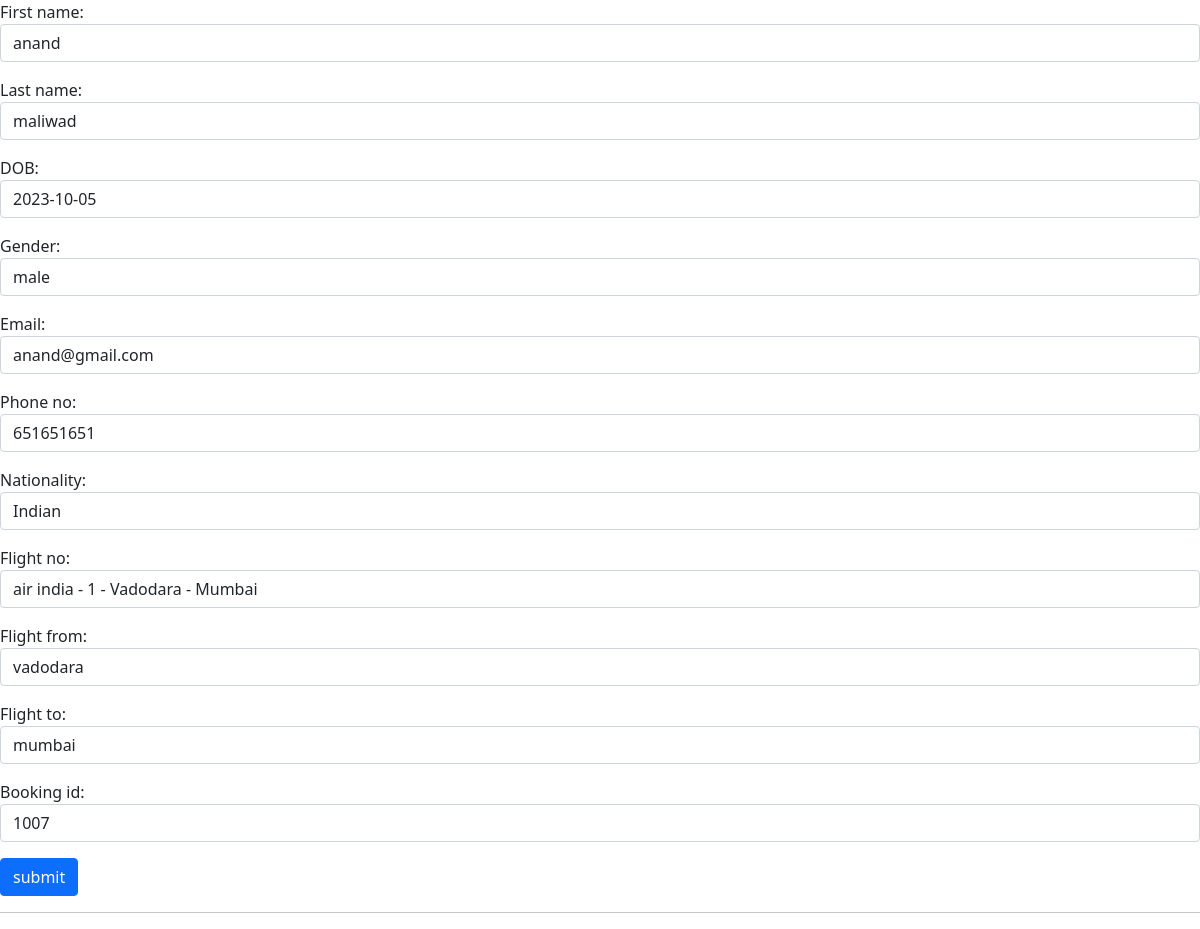
The app's page /update/1/ with its own data.
### Flights/models.py (models this page shows, shortened)
class passengers(models.Model):
    First_name = models.CharField(max_length=50)
    Last_name = models.CharField(max_length=50)
    DOB = models.DateField()
    Gender = models.CharField(max_length=50)
    Email = models.EmailField(max_length=254, unique=True)
    Phone_no = models.BigIntegerField()
    Nationality = models.CharField(max_length=30)
    Flight_no = models.ForeignKey(Flights, on_delete=models.CASCADE)
    Flight_from = models.CharField(max_length=50)
    Flight_to = models.CharField(max_length=50)
    booking_id = models.CharField(max_length=20)
    is_active = models.BooleanField(default=True)
    created_on = models.DateTimeField(auto_now=True)
    updated_on = models.DateTimeField(auto_now_add=True)

class Flights(models.Model):
    Flight_no = models.CharField(max_length=20, primary_key=True, unique=True)
    Airline_name = models.CharField(max_length=50)
    no_of_seats = models.IntegerField()
    Base = models.CharField(max_length=50)
    Base_code = models.CharField(max_length=50)
    Destination = models.CharField(max_length=50)
    Destination_code = models.CharField(max_length=50)
    Arrival_time = models.DateTimeField(verbose_name='Return')
    Departure_time = models.DateTimeField()
    Flight_price = models.IntegerField()
    def __str__(self):
        return f'{self.Airline_name} - {self.Flight_no} - {self.Base} - {self.Destination}'

### Flights/views.py (the view)
# urls.py: path('update/<int:id>/', passenger_data_update, name='update'),
def passenger_data_update(request, id):
    if request.method == 'POST':
        model_ = passengers.objects.get(pk=id)
        p_forms = show_passengers_data(request.POST, instance=model_)
        if p_forms.is_valid():
            p_forms.save()
        return redirect('home')
    else:
        model_ = passengers.objects.get(pk=id)
        p_forms = show_passengers_data(instance=model_)
    return render(request, 'update.html', context={'pforms': p_forms})

### Flights/forms.py
class show_passengers_data(forms.ModelForm):
    class Meta:
        model = passengers
        fields = ['First_name', 'Last_name', 'DOB', 'Gender', 'Email',
                  'Phone_no', 'Nationality', 'Flight_no', 'Flight_from', 'Flight_to','booking_id']
        widgets = {
            'First_name': forms.TextInput(attrs={'class': 'form-control', }),
            'Last_name': forms.TextInput(attrs={'class': 'form-control'}),
            'DOB': forms.TextInput(attrs={'class': 'form-control'}),
            'Gender': forms.TextInput(attrs={'class': 'form-control'}),
            'Email': forms.TextInput(attrs={'class': 'form-control'}),
            'Phone_no': forms.TextInput(attrs={'class': 'form-control'}),
            'Nationality': forms.TextInput(attrs={'class': 'form-control'}),
            'Flight_no': forms.Select(attrs={'class': 'form-control'}),
            'Flight_from': forms.TextInput(attrs={'class': 'form-control'}),
            'Flight_to': forms.TextInput(attrs={'class': 'form-control'}),
            'booking_id' : forms.TextInput(attrs={'class':'form-control'}),
        }

### templates/update.html (shortened to what this page needs)
<!DOCTYPE html>
<html lang="en">
  <head>
    <link
      href="https://cdn.jsdelivr.net/npm/bootstrap@5.0.2/dist/css/bootstrap.min.css"
      rel="stylesheet"
    />
  </head>
  <body>
    <form action="" method="POST">
      {% csrf_token %} {{pforms.as_p}}
      <button class="btn btn-primary" type="submit">submit</button>
    </form>
    <hr />
  </body>
</html>

### records on screen
passengers: First_name "anand", Last_name "maliwad", DOB "2023-10-05", Gender "male", Email "anand@gmail.com", Phone_no "651651651", Nationality "Indian", Flight_from "vadodara", Flight_to "mumbai", booking_id "1007"
Flights: Flight_no "air india - 1 - Vadodara - Mumbai"
